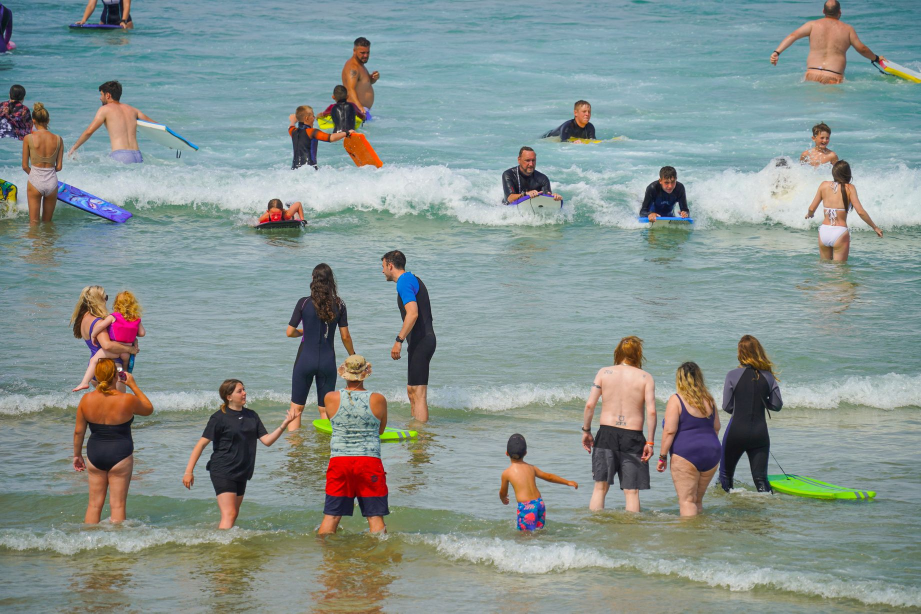
#> input picture December/123.jpg, 1841 x 1227 px (shown at 1/2 size)
$ python detectionImg.py
#> lines starting #> are read from the running program, lines starting #| are printed output that depends on the picture; after the words box and inside, x2 and y2 are one past the last pixel; in counts of white or black regions, pixels touching at a corner belong together
import numpy as np
import cv2
imgg = cv2.imread('123.jpg',cv2.IMREAD_COLOR)
#> imgg is the input picture: shape (1227, 1841, 3); mean B, G, R 144.4, 147.4, 134.5
img= cv2.resize(imgg,(1280,720))
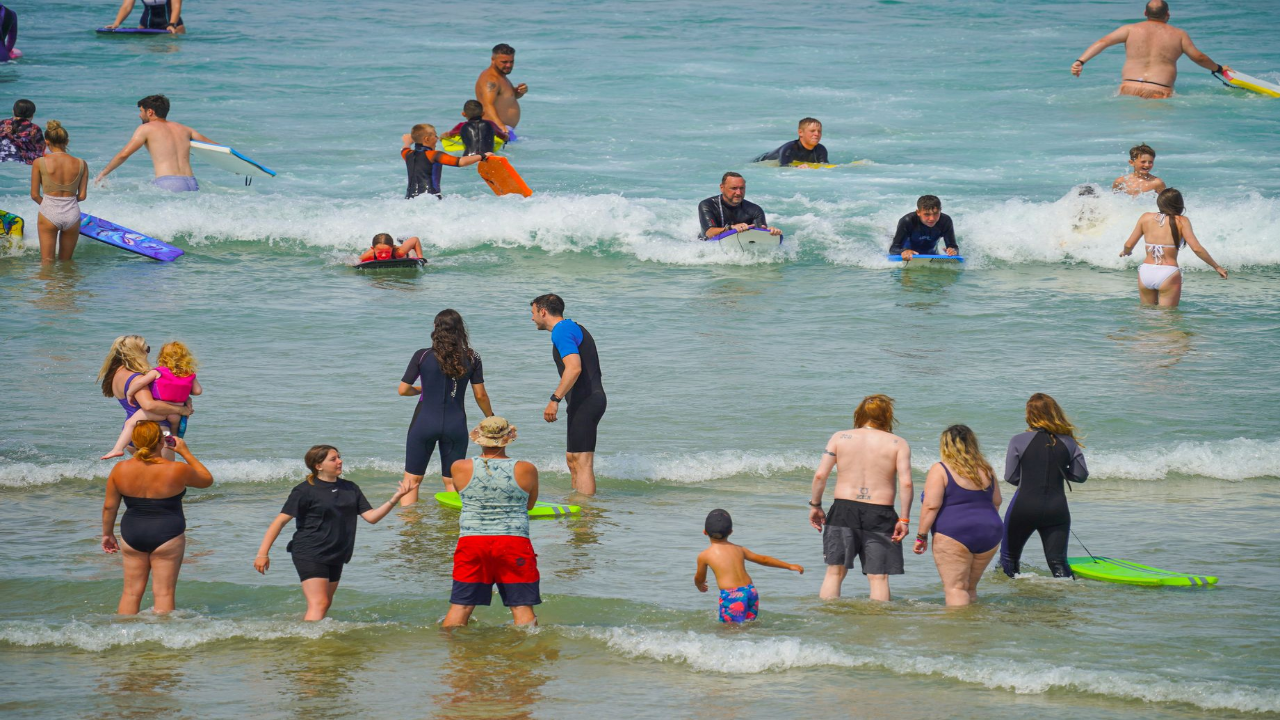
#> img: shape (720, 1280, 3); mean B, G, R 144.3, 147.3, 134.4
fullbody_cascade = cv2.CascadeClassifier('haarcascade_fullbody.xml')
upperBody_cascade = cv2.CascadeClassifier('haarcascade_upperbody.xml')
gray = cv2.cvtColor(img, cv2.COLOR_BGR2GRAY)
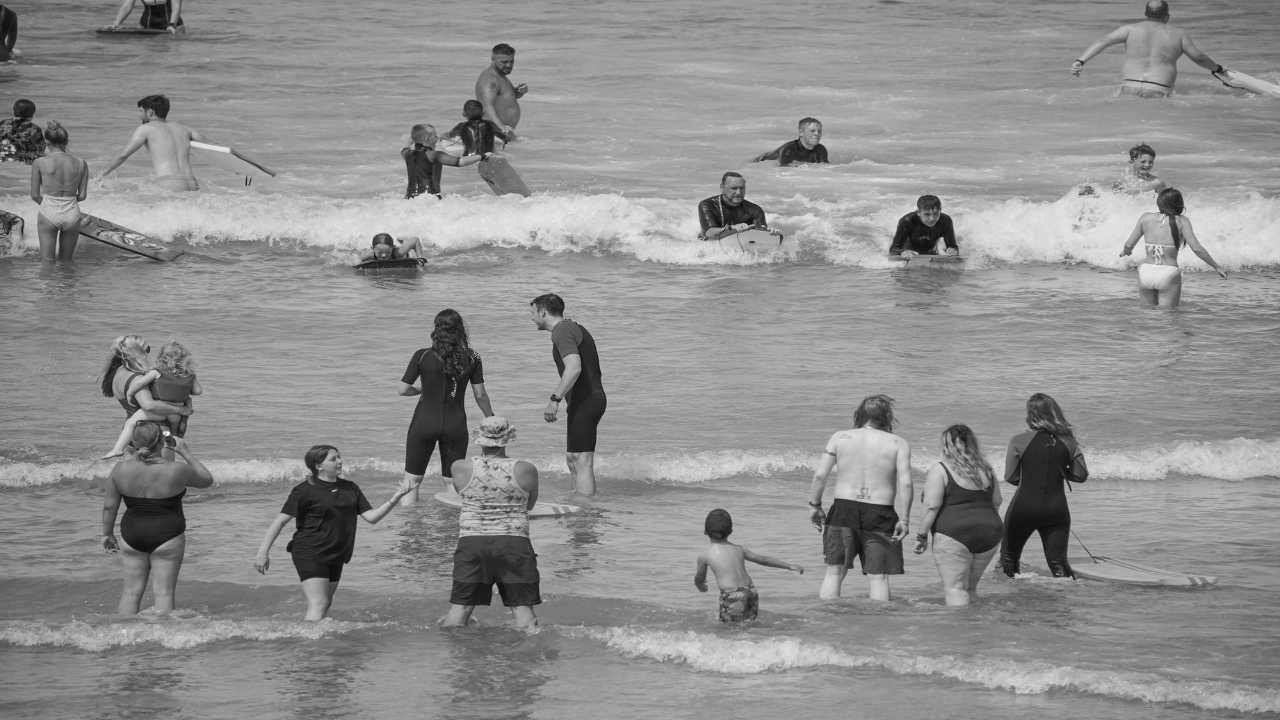
#> gray: shape (720, 1280); min 8, max 252, mean 143.1
upper = upperBody_cascade.detectMultiScale(gray, 1.1, 1)
#> upper = 28 rows, first 6: [570, 325, 34, 31], [98, 524, 26, 24], [540, 388, 29, 27], [398, 101, 51, 47], [564, 509, 44, 40], [3, 77, 47, 43]
full = fullbody_cascade.detectMultiScale(gray, 1.1 , 2)
#> full = [[685, 554, 48, 62], [49, 218, 55, 73], [787, 219, 72, 94], [1146, 158, 78, 103], [869, 148, 171, 225], [534, 304, 144, 190], [74, 406, 208, 274], [247, 399, 221, 292]]
for (x,y,w,h) in upper:
    cv2.rectangle(img, (x,y), (x+w, y+h), (60,70,60),2)
#> this loop made 28 passes
#> (x, y, w, h) on passes 1 to 12: (570, 325, 34, 31), (98, 524, 26, 24), (540, 388, 29, 27), (398, 101, 51, 47), (564, 509, 44, 40), (3, 77, 47, 43), (692, 486, 57, 52), (420, 285, 61, 56), (522, 268, 56, 51), (876, 166, 100, 92), (146, 336, 71, 65), (558, 340, 64, 59)
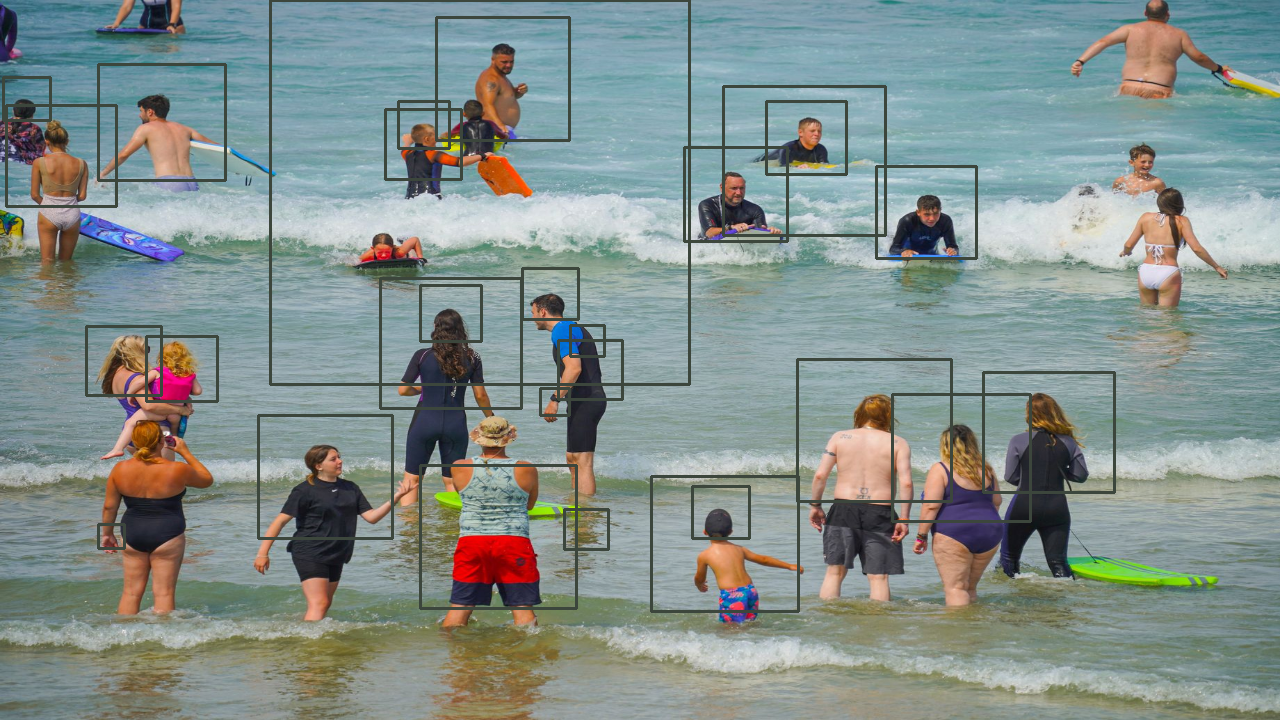
#> img: shape (720, 1280, 3); 3.55% of pixels changed, all inside (x1, y1, x2, y2) = (2, 0, 1116, 613)
for (x,y,w,h) in full:
    cv2.rectangle(img, (x,y), (x+w, y+h), (60,70,60),2)
#> this loop made 8 passes
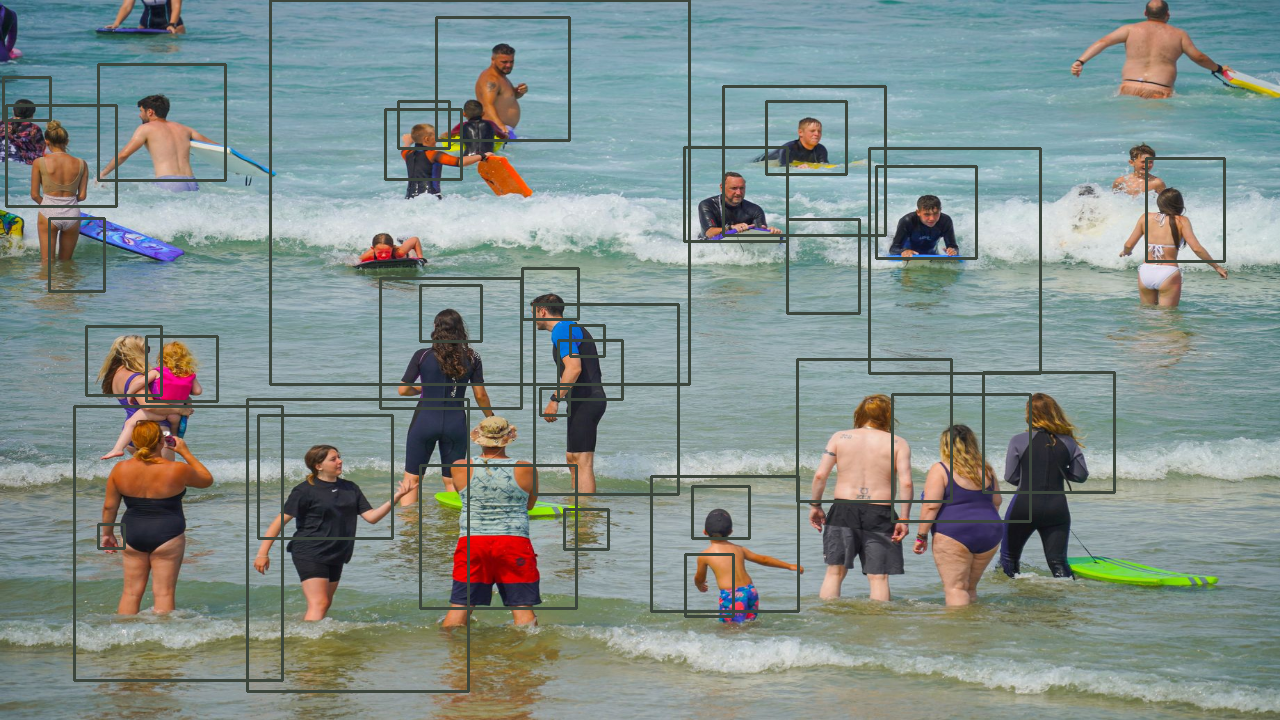
#> img: shape (720, 1280, 3); 1.46% of pixels changed, all inside (x1, y1, x2, y2) = (48, 147, 1226, 693)
cv2.imshow('image',img)
cv2.waitKey(0)
cv2.destroyAllWindows()

$ run again, with December/1223.jpg copied over December/123.jpg
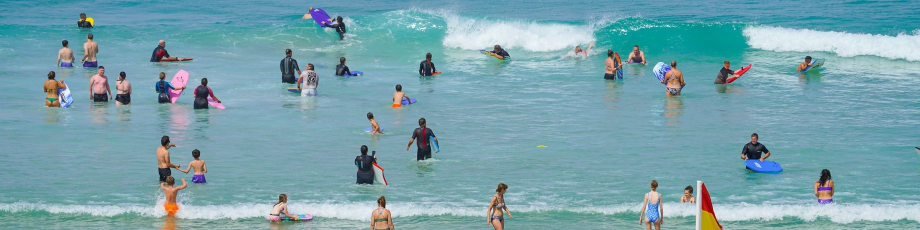
#> input picture December/1223.jpg, 1840 x 460 px (shown at 1/2 size)
#> imgg is the input picture: shape (460, 1840, 3); mean B, G, R 172.9, 162.8, 120.2
#> upper = 14 rows, first 6: [1135, 522, 29, 26], [1015, 411, 75, 69], [203, 234, 46, 42], [95, 45, 44, 40], [377, 163, 50, 46], [828, 206, 52, 47]
#> full = 24 rows, first 6: [262, 460, 34, 45], [897, 549, 39, 52], [682, 565, 46, 60], [514, 597, 49, 65], [98, 46, 48, 64], [452, 54, 61, 80]
#> the loop `for (x,y,w,h) in upper:` made 14 passes
#> after the loop `for (x,y,w,h) in upper:`:
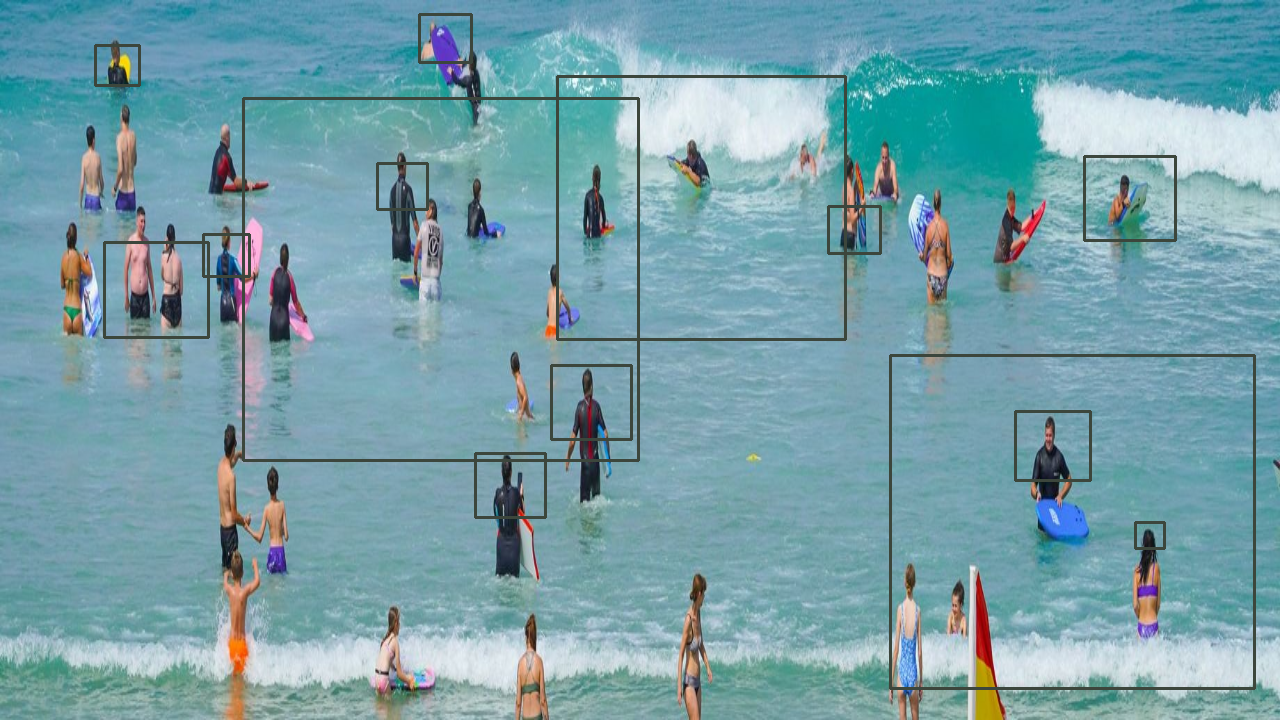
#> img: shape (720, 1280, 3); mean B, G, R 170.4, 160.7, 118.7
#> the loop `for (x,y,w,h) in full:` made 24 passes
#> after the loop `for (x,y,w,h) in full:`:
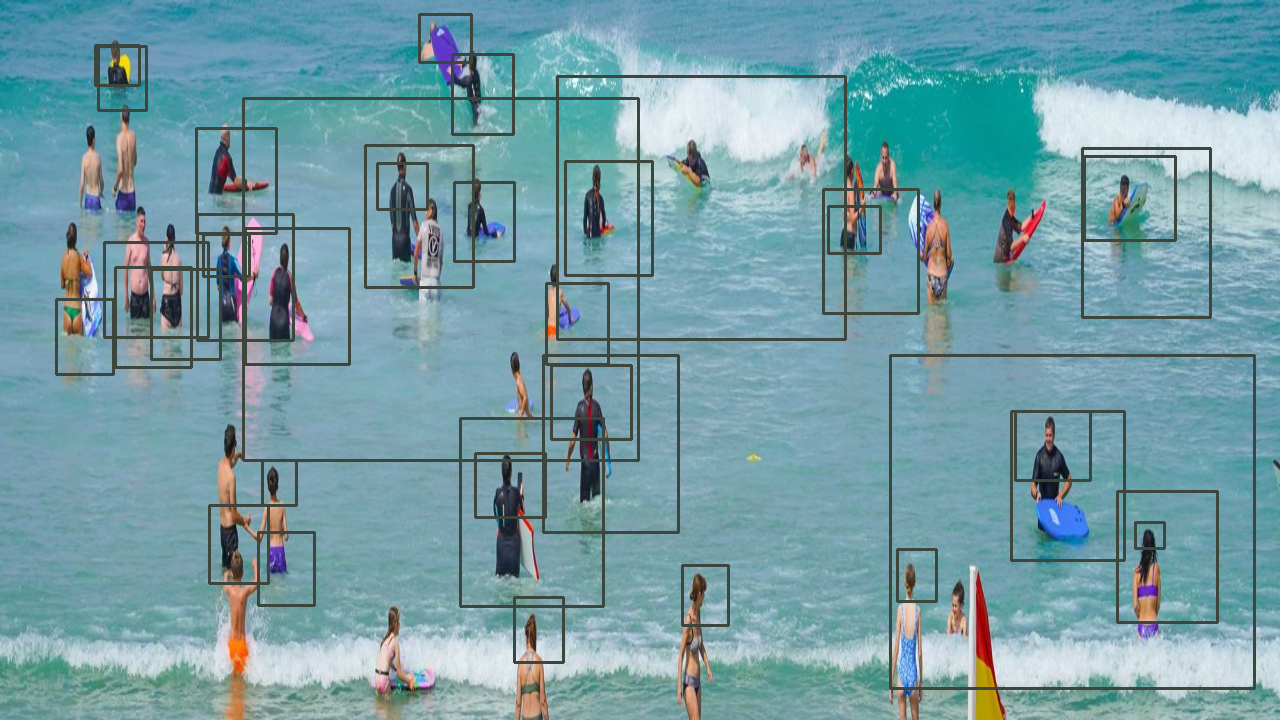
#> img: shape (720, 1280, 3); 2.69% of pixels changed, all inside (x1, y1, x2, y2) = (55, 45, 1219, 664)

$ run again, with December/people.jpg copied over December/123.jpg
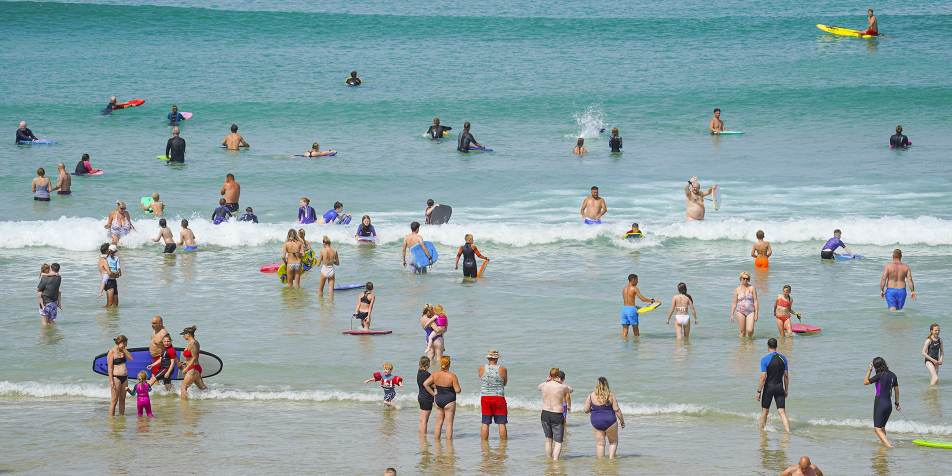
#> input picture December/people.jpg, 1904 x 952 px (shown at 1/2 size)
#> imgg is the input picture: shape (952, 1904, 3); mean B, G, R 167.3, 164.6, 142.6
#> upper = 42 rows, first 6: [562, 453, 29, 27], [215, 151, 44, 40], [810, 190, 38, 35], [214, 186, 50, 46], [387, 287, 52, 48], [603, 345, 55, 51]
#> full = 29 rows, first 6: [771, 201, 29, 39], [809, 185, 56, 73], [1186, 180, 67, 88], [603, 178, 73, 96], [208, 348, 56, 74], [500, 545, 66, 87]
#> the loop `for (x,y,w,h) in upper:` made 42 passes
#> after the loop `for (x,y,w,h) in upper:`:
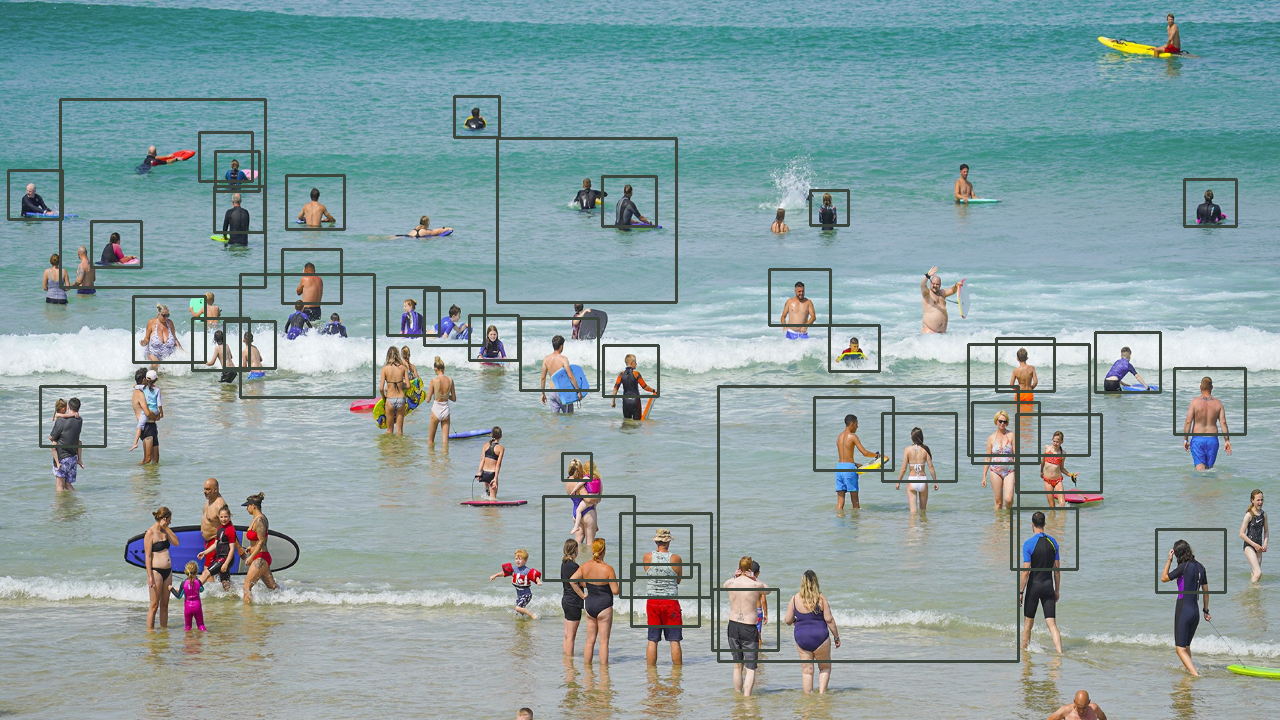
#> img: shape (720, 1280, 3); mean B, G, R 162.9, 160.6, 138.9
#> the loop `for (x,y,w,h) in full:` made 29 passes
#> after the loop `for (x,y,w,h) in full:`:
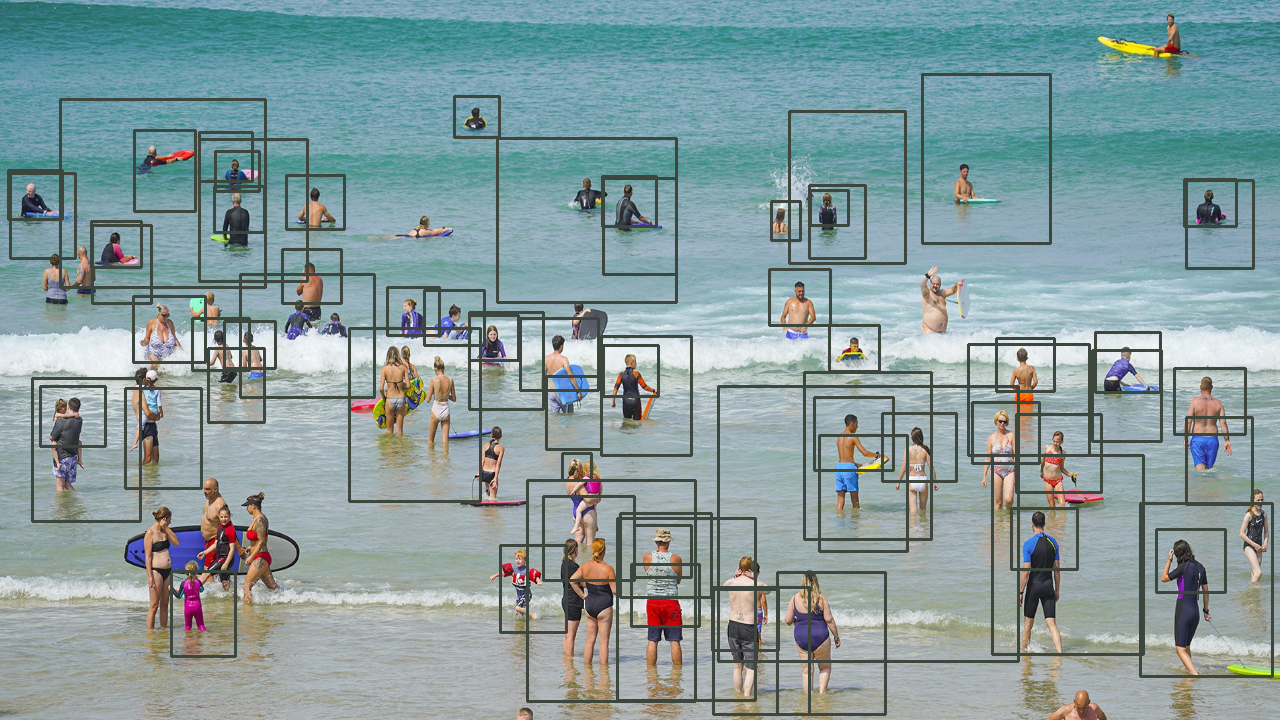
#> img: shape (720, 1280, 3); 3.57% of pixels changed, all inside (x1, y1, x2, y2) = (9, 73, 1274, 716)
